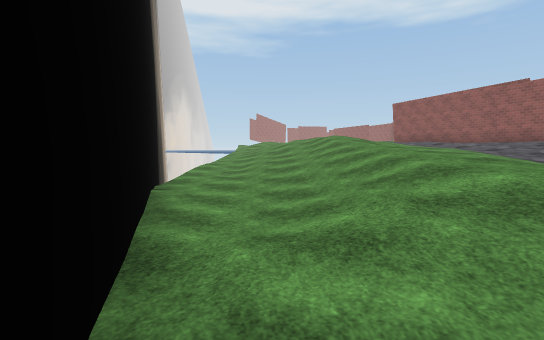
View 1 (above)

24 first-person views from a walk through a scene from a Unity 3-D project. The camera is 1.4 m above the floor, tilts 4° down and sees 85° across. The floor is counted in squares, 2 m on a side. Each view is taken from the middle of a square. On the plan, view 1 faces up. The plan holds only what a view shows up to about 10 squares ahead; the rest is blank. The place goes on beyond the plan. The player character is not drawn. Some surface patterns are stand-ins.

View 2
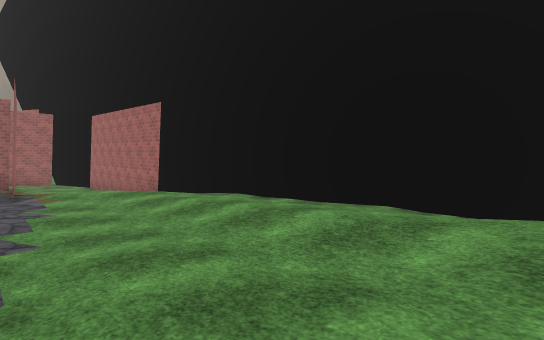

View 3
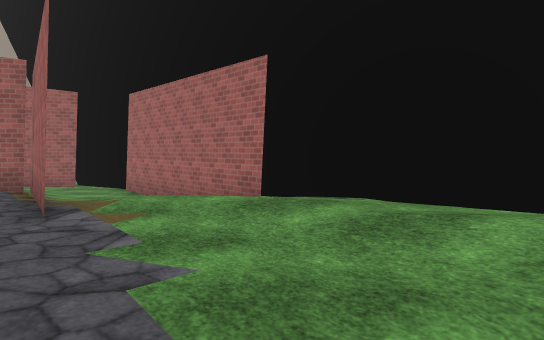

View 4
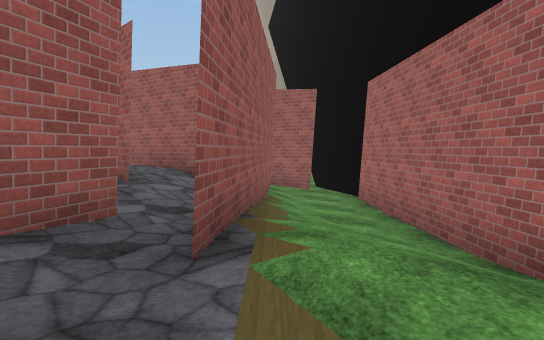

View 5
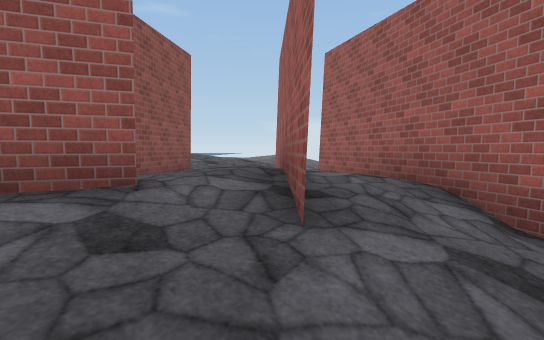

View 6
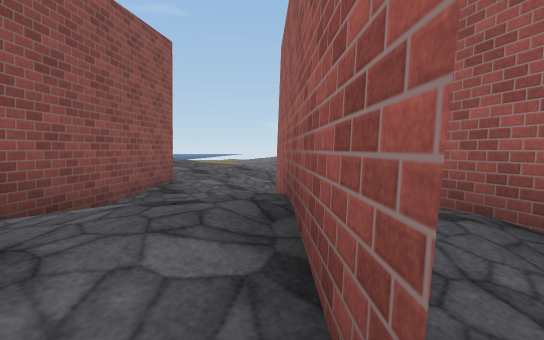

View 7
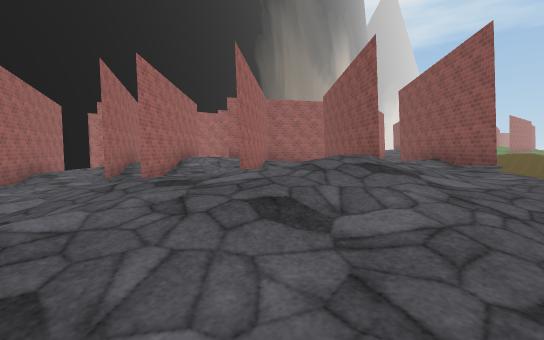

View 8
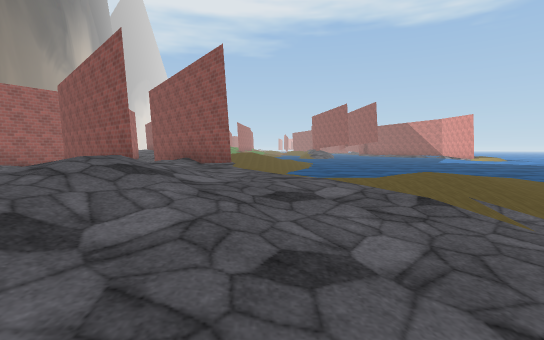

View 9
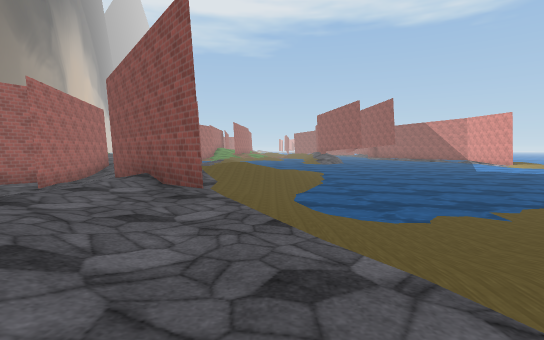

View 10
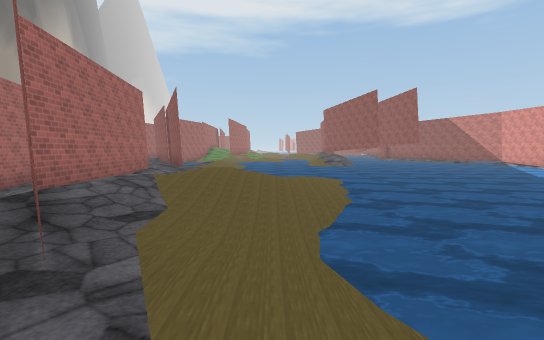

View 11
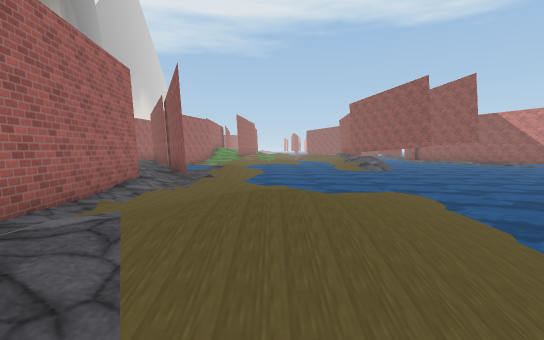

View 12
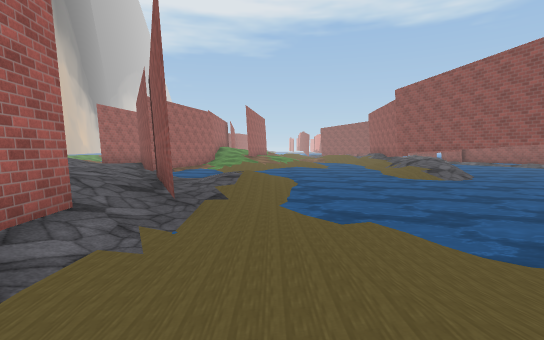

View 13
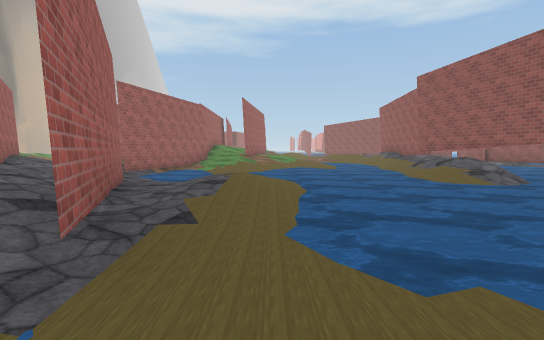

View 14
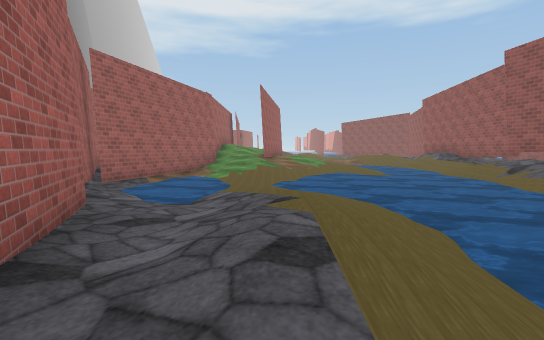

View 15
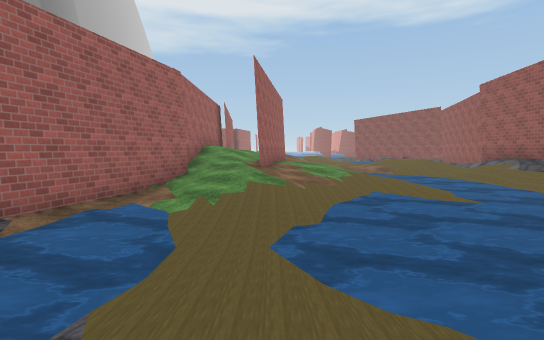

View 16
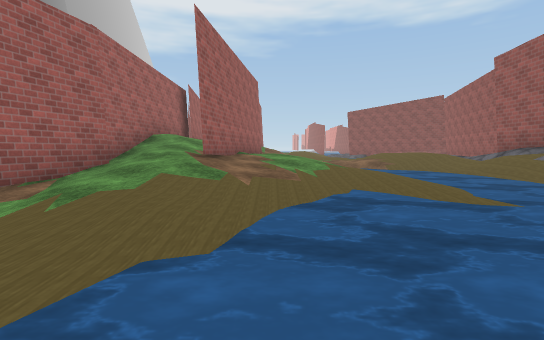

View 17
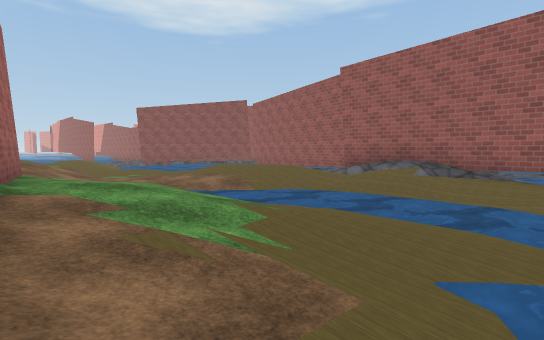

View 18
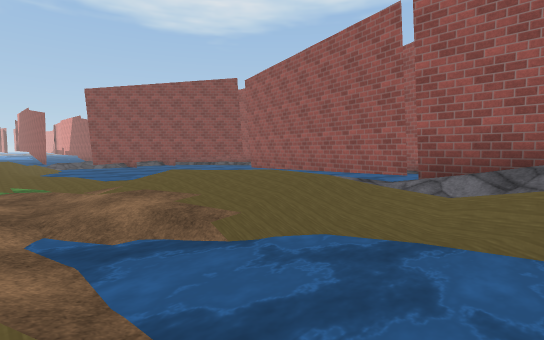

View 19
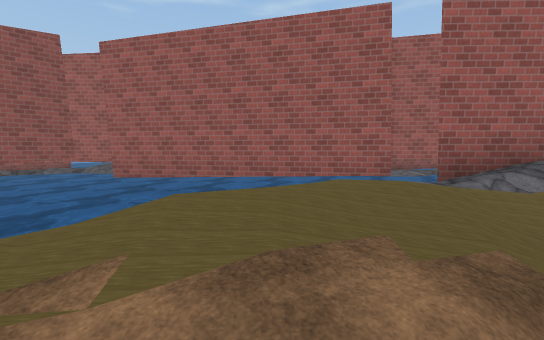

View 20
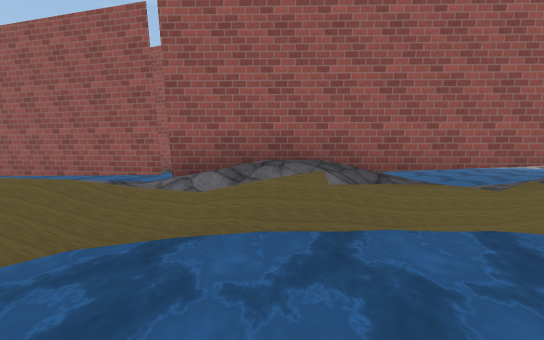

View 21
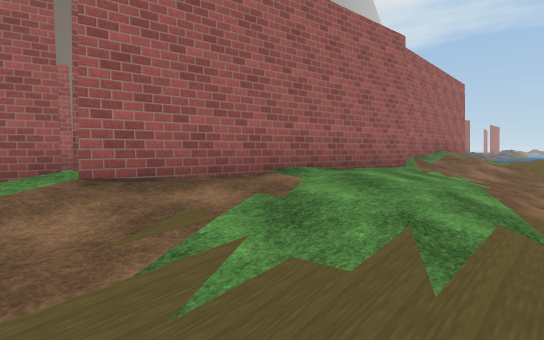

View 22
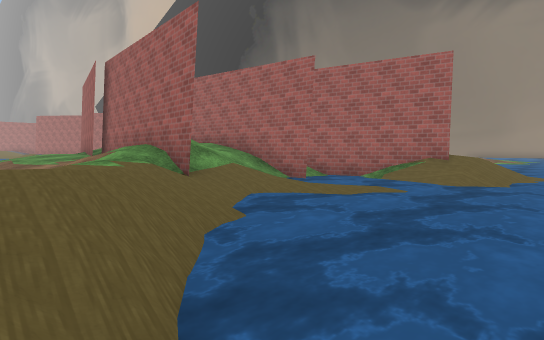

View 23
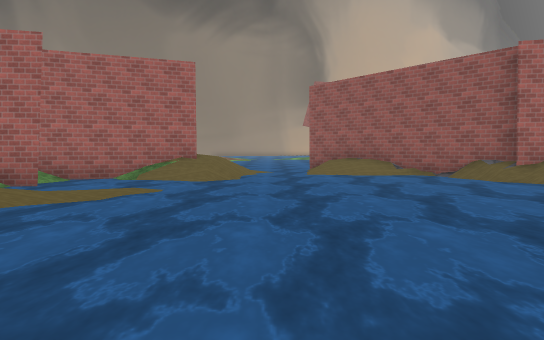

View 24
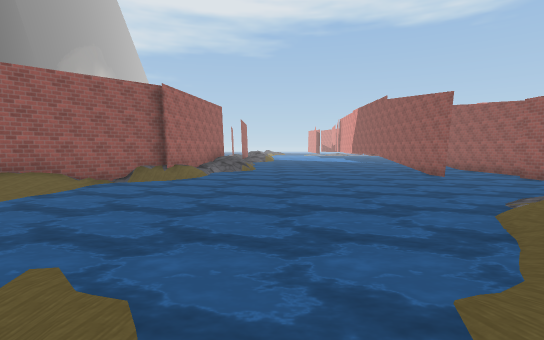

### Floor plan
Key: @ floor where view 1 was taken; # wall or solid block; . main floor; : floor 0.25 m higher than the main floor; - floor 0.25 m lower than the main floor; + floor 0.5 m higher than the main floor; _ floor 0.5 m lower than the main floor; * floor 0.75 m higher than the main floor; < floor 0.75 m lower than the main floor; % floor 1 m higher than the main floor; ( floor 1 m lower than the main floor; & floor 1.25 m higher than the main floor; ! floor 1.25 m lower than the main floor; $ floor 1.5 m higher than the main floor; ? floor 1.5 m lower than the main floor; / step, stairs or slope; = window, fence, low wall or low ledge; ~ water the walk can cross; ≈ water the walk keeps out of; v drop or lower ground.
Columns run from 3 left of view 1 to 27 right of it. Each row starts with its distance up from view 1.
 42              ##≈≈≈≈≈≈≈≈≈≈≈
 41             ##≈≈≈≈≈≈≈≈≈≈≈≈
 40             #≈≈≈≈≈≈≈≈≈≈≈≈
 39            ##≈≈≈≈≈≈≈≈≈≈≈≈
 38           ≈#/≈≈≈≈≈≈≈≈≈≈~
 37           ≈~-≈≈≈≈≈≈≈≈~/
 36           ≈~~~≈≈≈≈≈≈~.
 35        ≈≈≈≈ //≈~≈≈≈≈//        #
 34             *#~~~≈~/+/~      ≈#
 33              #~~.~//*/≈≈   ≈≈≈≈
 32              #≈~/:+++.~≈≈ ≈≈≈≈≈
 31               #=/=/+:.-≈≈≈≈≈≈≈
 30               #//#%+.:  ≈≈≈≈≈≈
 29               ## #//...~≈≈≈≈≈≈
 28                # #/...:~≈≈≈≈≈≈
 27                # #+.../   ≈≈≈≈
 26                # #+:.:++  ≈≈≈≈≈
 25                # #++-/:* ~#≈≈≈
 24                #$#*+.~-/+   ≈≈
 23                #/#*+.~~/#  ≈≈≈
 22                #%#++.~~-#   ≈≈#
 21                /%#:..-~~#    ≈#
 20               #/++.-.-~-#/  ≈≈≈
 19               #.::.~-~~/#.
 18               #-..-~~~~/#: ≈≈≈≈
 17             ###~-.~~~~~/#  ≈≈≈≈
 16              #-~--~~~~~/= ≈≈≈≈≈
 15              #≈~--~~≈≈~/= ≈ ≈≈≈
 14            #=##~-.-~≈≈~+/~≈≈ ≈≈
 13              =##-:.~≈≈~/-≈≈   ≈
 12              =##.:.~≈≈≈≈≈≈≈
 11               =##+/~≈≈≈≈≈≈
 10  <_./&   ++*  =##:/~~~~≈≈≈≈≈≈
  9 v<<-/%*+ +++   =#.-~~~~≈≈≈≈≈
  8 #((_/*+++::     #--~~~~~≈≈≈
  7 #((_/++::.      #-.-~~~~≈≈≈≈≈
  6 #((</+:...   #  #-..---~≈≈≈≈≈
  5 ##((/::.-    #  #-.:..~~≈≈≈≈
  4  (((/:.--    ## #.:+::~≈≈≈≈≈≈
  3   ((_..--    ####.+*+.~≈≈≈≈≈≈
  2   #(_..--   #####/**+/~≈≈~≈≈
  1   #<< .--   ##==##*+/~≈≈~~≈≈≈≈
  0    @ #/#-#  ####=##:.~~~~~~≈≈
 -1    # #/#_.:#   ##+##.~~~~~~≈
 -2      #/#_.:+ #  ##::.-~-- ~~
 -3      #!#_.#+:##  #+::....
 -4      #?##.##:-##  +:::::.
 -5      #?######_-.+ %++:+:.
 -6      ??(_.####_.++%+:::.
 -7      ####-___<_.++++...
 -8      #?!=##_<< -:++..-
 -9           ##<<  ..:.-

Positions as (right, up) in squares from view 1, and headings:
1: (0, 0), facing up
2: (5, 8), facing down-left
3: (5, 4), facing down-left
4: (4, 2), facing down
5: (5, -1), facing down-right
6: (6, -2), facing down-right
7: (17, -9), facing up-left
8: (17, -9), facing up
9: (17, -6), facing up
10: (17, -3), facing up
11: (16, 0), facing up
12: (15, 4), facing up
13: (15, 6), facing up
14: (14, 9), facing up
15: (14, 13), facing up
16: (15, 15), facing up
17: (14, 19), facing up-right
18: (17, 22), facing up-right
19: (17, 26), facing right
20: (17, 22), facing right
21: (17, 20), facing up-left
22: (17, 36), facing down-left
23: (17, 36), facing left
24: (14, 32), facing up
